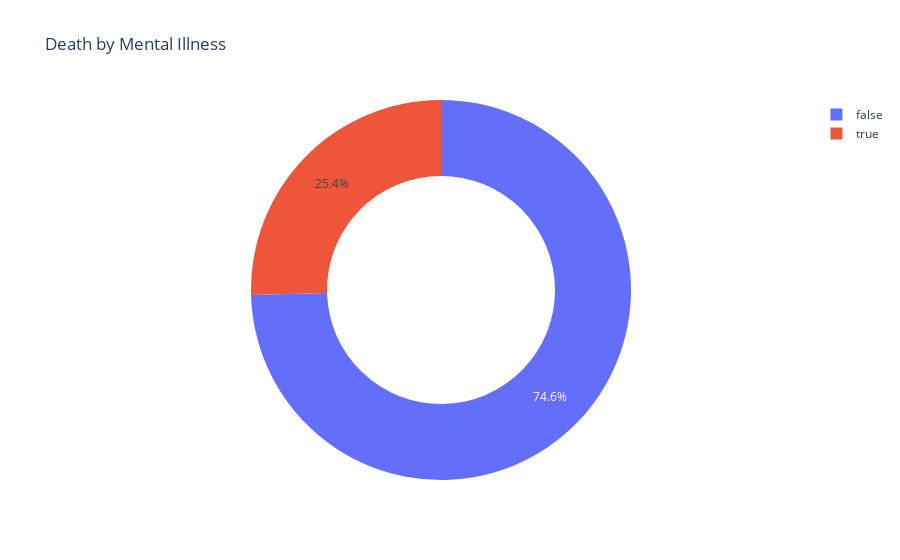

The cell this chart's notebook holds for it:
### Code cell
fig = px.pie(d_by_mental_illness, values= d_by_mental_illness.values, names=d_by_mental_illness.index , title='Death by Mental Illness', hole = .6)

fig.show()

### Figure 1 — Plotly figure (JSON) as saved in the notebook; plotly's stock layout.template omitted (floating-point values rounded to 4 significant figures)
{"data": [{"domain": {"x": [0, 1], "y": [0, 1]}, "hole": 0.6, "hovertemplate": "signs_of_mental_illness=%{label}<br>value=%{value}<extra></extra>", "labels": [false, true], "legendgroup": "", "name": "", "showlegend": true, "type": "pie", "values": [1681, 573]}], "layout": {"legend": {"tracegroupgap": 0}, "title": {"text": "Death by Mental Illness"}}}
